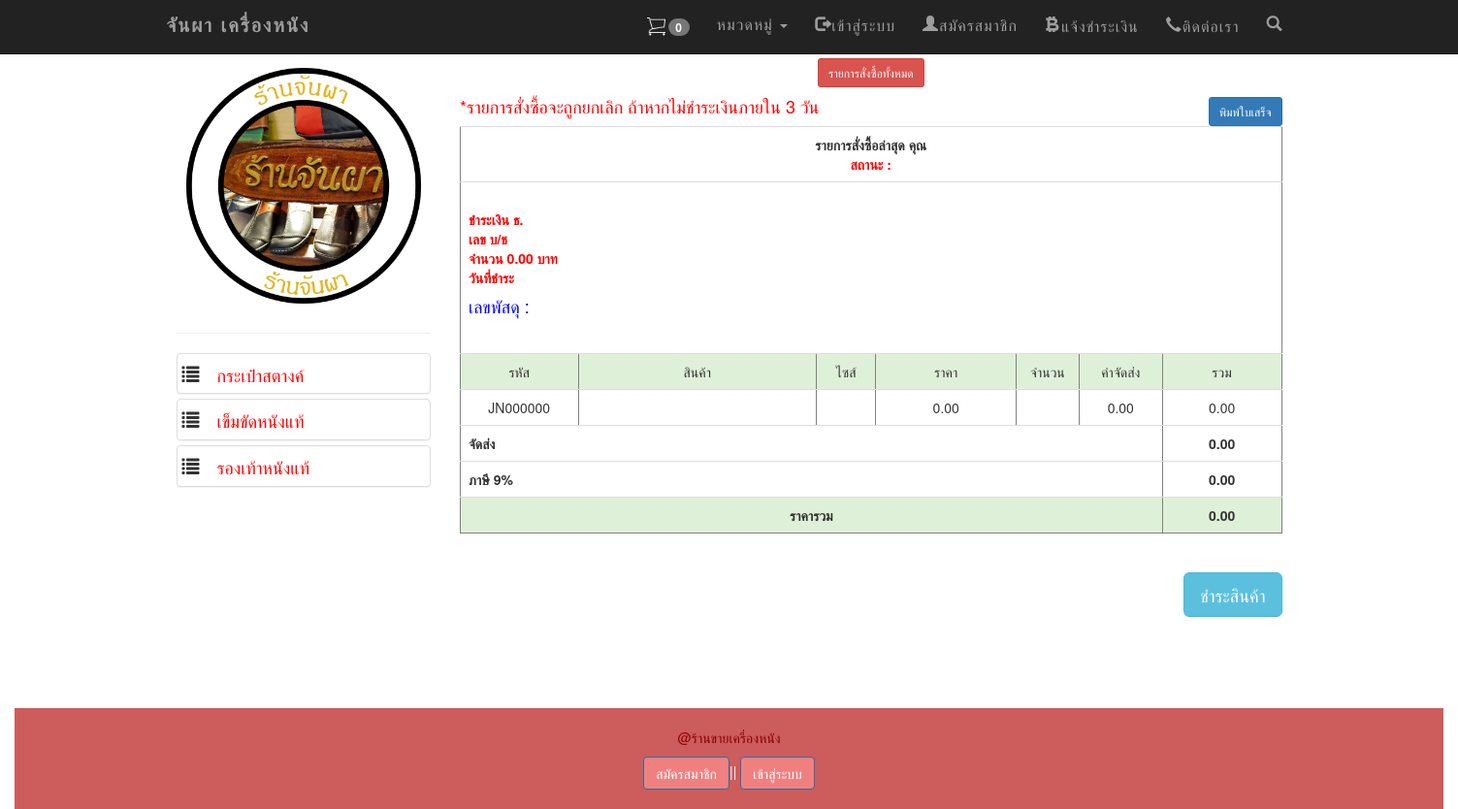
/my_order.php, run on the app's committed database.
### tables this page shows
CREATE TABLE `tbl_type` (
  `t_id` int(11) NOT NULL,
  `t_type` varchar(11) NOT NULL,
  `t_name` varchar(100) NOT NULL
);

### category2.php (shortened to what this page needs)
<?php
$query_typeprd = "SELECT * FROM tbl_type ORDER BY t_id ASC";
$typeprd = mysql_query($query_typeprd, $condb) or die(mysql_error());
$row_typeprd = mysql_fetch_assoc($typeprd);
?>
<div class="panel-group">
    <a href="index.php" ><img src="img/logo.jpg" class="img img-responsive" /></a>
  <hr/>
  <?php do { ?>
    <div class="panel panel-default"><h4> &nbsp;<span class="glyphicon glyphicon-list">
      <a href="index.php?t_id=<?php echo $row_typeprd['t_id'];?>&type_name=<?php echo $row_typeprd['t_name'];?>" ><font color="red"><?php echo $row_typeprd['t_name']; ?></font></a></span></h4></div>
    <?php } while ($row_typeprd = mysql_fetch_assoc($typeprd)); ?>
  </div>

### data on the page
tbl_type: t_name "กระเป๋าสตางค์"
tbl_type: t_name "เข็มขัดหนังแท้"
tbl_type: t_name "รองเท้าหนังแท้"

### other printed values
$meQty "0"
$row_cartdone['pay_amount'] "0.00"
$ems "0.00"
$total "0.00"
$sumems "0.00"
$tax "0.00"
